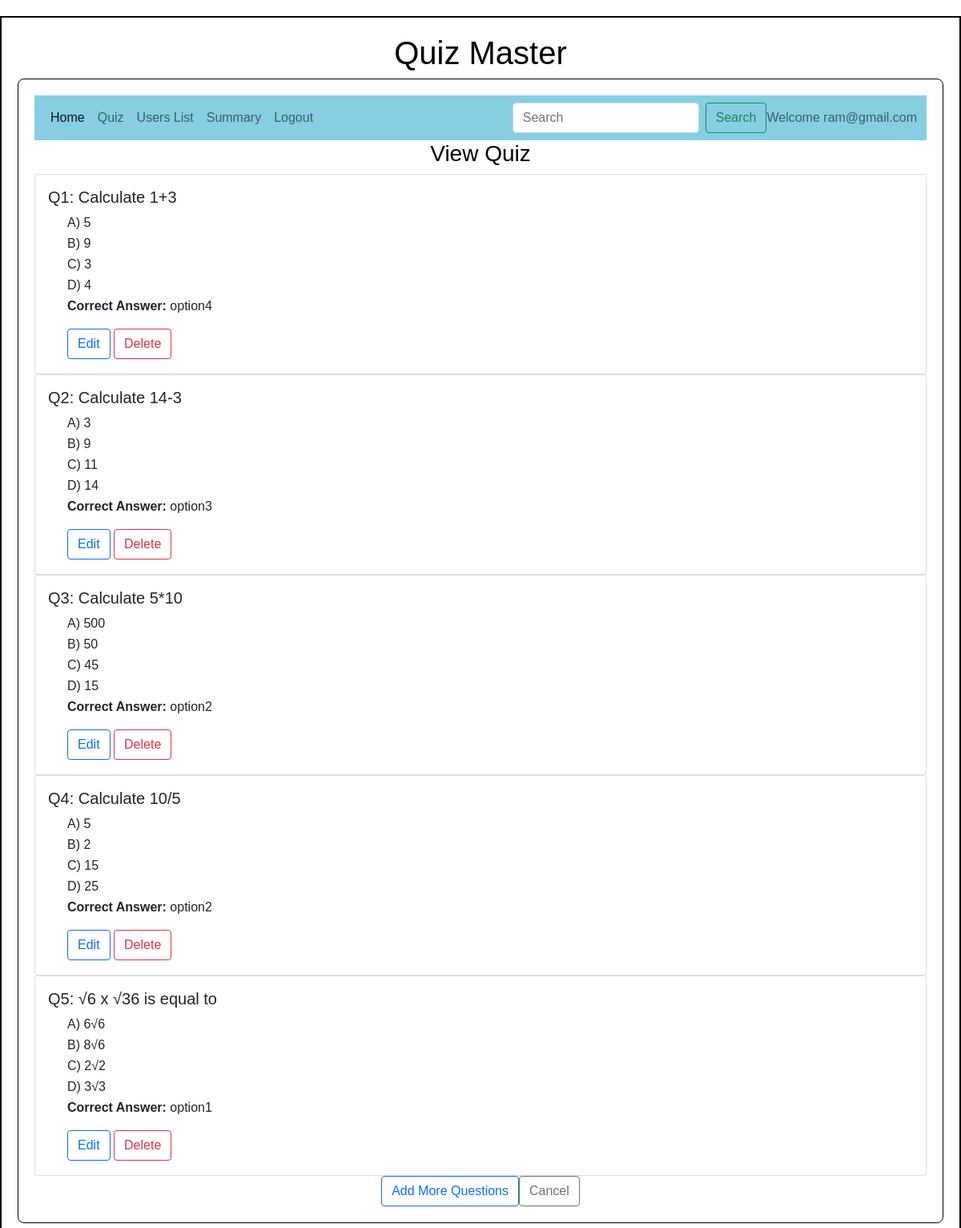
Page /view_quiz/1/ram@gmail.com on the committed database.
### backend/models.py (models this page shows)
class Question(db.Model):
    __tablename__ = "question"
    ques_id = db.Column(db.Integer, primary_key=True, autoincrement=True)
    q_id = db.Column(db.Integer, db.ForeignKey('quiz.q_id'), nullable=False)
    question_statement = db.Column(db.String, nullable=False)
    option1 = db.Column(db.String, nullable=False)
    option2 = db.Column(db.String, nullable=False)
    option3 = db.Column(db.String, nullable=False)
    option4 = db.Column(db.String, nullable=False)
    correct_option = db.Column(db.String, nullable=False)

### backend/controllers.py (the view)
@app.route("/view_quiz/<q_id>/<name>",methods=["GET","POST"])
def view_quiz(q_id, name):
    q=get_quiz(q_id)
    return render_template("view_quiz.html",q_id = q_id, name = name, quiz = q)

### backend/controllers.py (called while the page is built)
def get_quiz(id):
    quiz = Quiz.query.filter_by(q_id = id).first()
    return quiz

### templates/view_quiz.html
{% extends "admin_layout.html" %}
{% block content %}
<div class="center"><h3>View Quiz</h3></div>
{% for question in quiz.questions %}
<div class = "card">
    <div class="card-body">
        <h5>Q{{loop.index}}: {{ question.question_statement }}</h5>
        <div class="form-check">
            <label class="form-check-label" for="q{{ question.ques_id }}_1">
                A) {{ question.option1 }}
            </label>
        </div>
        <div class="form-check">
            <label class="form-check-label" for="q{{ question.ques_id }}_1">
                B) {{ question.option2 }}
            </label>
        </div>
        <div class="form-check">
            <label class="form-check-label" for="q{{ question.ques_id }}_1">
                C) {{ question.option3 }}
            </label>
        </div>
        <div class="form-check">
            <label class="form-check-label" for="q{{ question.ques_id }}_1">
                D) {{ question.option4 }}
            </label>
        </div>
        <div class="form-check">
            <p><strong>Correct Answer:</strong> {{ question.correct_option }}</p>
        </div>
        <div class="form-check">
            <a href="{{url_for('edit_question', ques_id = question.ques_id, name = name )}}" class = "btn btn-outline-primary">Edit</a>
            <a href="/delete_question/{{ question.q_id }}/{{ question.ques_id }}/{{ name }}" class="btn btn-outline-danger">Delete</a>
        </div>
    </div>
</div>
{% endfor %}
<div class="center">
    <a href="/add_question/{{q_id}}/{{name}}" class="btn btn-outline-primary">Add More Questions</a>
    <a href="/quiz/{{ name }}" class="btn btn-outline-secondary">Cancel</a>
</div>
{% endblock %}

### static/styles/main.css (style rules this page uses)
* { font-family: 'Arial', sans-serif; margin: 0; padding: 0;; }
.center { text-align: center; display: flex; justify-content: center; align-items: center; color: black; }

### rows in the picture
Question: question_statement "Calculate 1+3", option1 "5", option2 "9", option3 "3", option4 "4", correct_option "option4"
Question: question_statement "Calculate 14-3", option1 "3", option2 "9", option3 "11", option4 "14", correct_option "option3"
Question: question_statement "Calculate 5*10", option1 "500", option2 "50", option3 "45", option4 "15", correct_option "option2"
Question: question_statement "Calculate 10/5", option1 "5", option2 "2", option3 "15", option4 "25", correct_option "option2"
Question: question_statement "√6 x √36 is equal to", option1 "6√6", option2 "8√6", option3 "2√2", option4 "3√3", correct_option "option1"

### other values in the picture
{{ name }} "ram@gmail.com"
